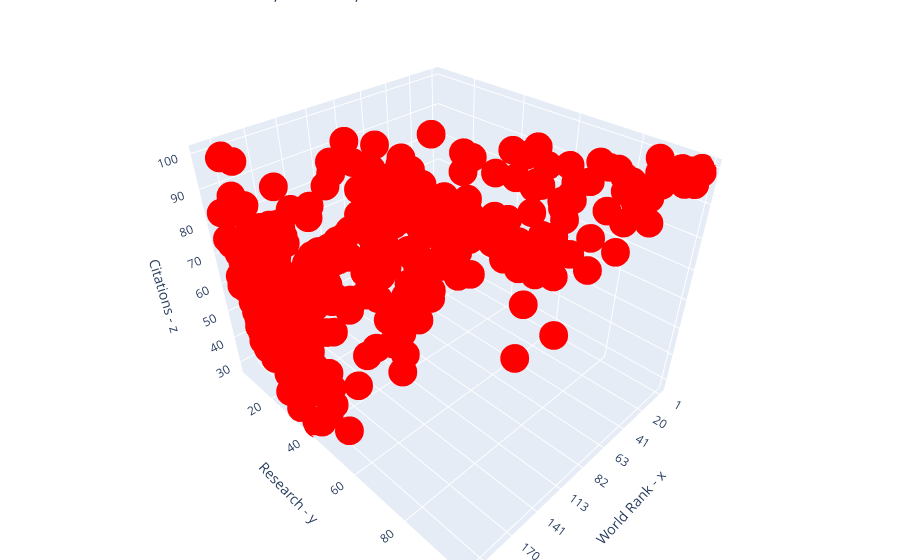

Source (notebook cell):
### Markdown cell above
<a id="12"></a> <br>  
# 3D Scatter Plot with Colorscaling

### Code cell
# Create trace 1 that is a 3D scatter plot
trace1 = go.Scatter3d(
    x=dataframe.world_rank,
    y=dataframe.research,
    z=dataframe.citations,
    mode='markers',
    marker=dict(
        size=10,
        color='rgb(255,0,0)'  # Set color to red
    )
)

# Combine trace into a data list
data = [trace1]

# Define layout for the plot
layout = go.Layout(
    title='3D Scatter Plot of World Rank, Research, and Citations',
    scene=dict(
        xaxis=dict(title='World Rank - x'),
        yaxis=dict(title='Research - y'),
        zaxis=dict(title='Citations - z')
    ),
    margin=dict(
        l=0,
        r=0,
        b=0,
        t=0  
    )
)

# Create figure with data and layout
fig = go.Figure(data=data, layout=layout)

# Plot the figure
iplot(fig)

### Figure 1 — Plotly figure (JSON) as saved in the notebook; plotly's stock layout.template omitted (floating-point values rounded to 4 significant figures; data arrays with more than 128 entries replaced by an {"elided": "..."} marker saying what was removed)
{"data": [{"marker": {"color": "rgb(255,0,0)", "size": 10}, "mode": "markers", "x": {"elided": "401 str values"}, "y": {"elided": "401 float values"}, "z": {"elided": "401 float values"}, "type": "scatter3d"}], "layout": {"margin": {"b": 0, "l": 0, "r": 0, "t": 0}, "scene": {"xaxis": {"title": {"text": "World Rank - x"}, "type": "category"}, "yaxis": {"title": {"text": "Research - y"}, "type": "linear"}, "zaxis": {"title": {"text": "Citations - z"}, "type": "linear"}, "aspectratio": {"x": 1, "y": 1.131, "z": 0.8842}, "aspectmode": "auto"}, "title": {"text": "3D Scatter Plot of World Rank, Research, and Citations"}, "autosize": true}}
